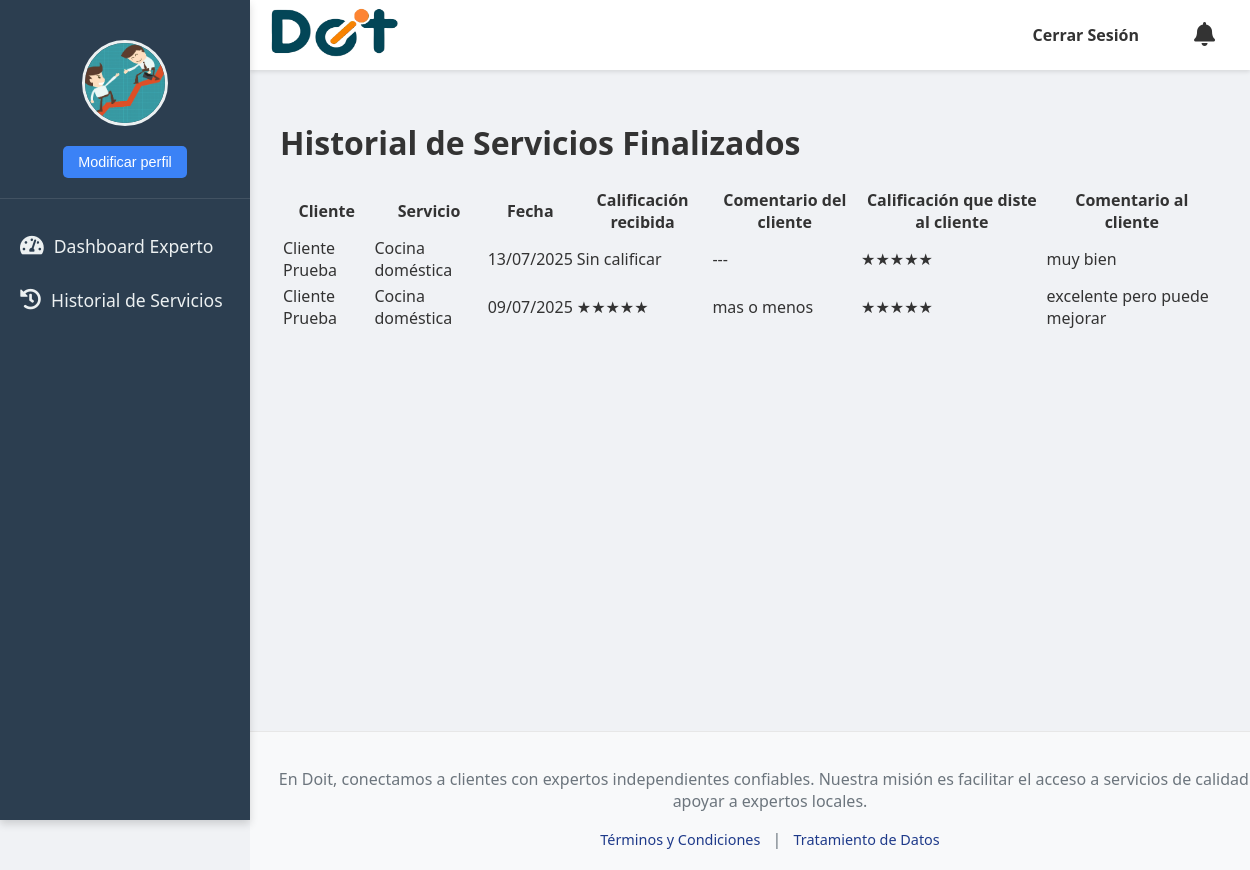
The page /experto/historial/ (signed in) on the database its author committed.
### doit_app/models.py (models this page shows, shortened)
class CustomUser(AbstractUser):
    tipo_usuario_choices = [
        ('cliente', 'Cliente'),
        ('experto', 'Experto'),
    ]
    genero = models.ForeignKey(Genero, on_delete=models.SET_NULL, null=True, blank=True, verbose_name="Género")
    tipo_usuario = models.CharField(max_length=20, choices=tipo_usuario_choices, default='cliente', verbose_name="Tipo de Usuario")
    nacionalidad = models.CharField(max_length=100, blank=True, null=True, verbose_name="Nacionalidad")
    numDoc = models.CharField(max_length=100, unique=True, blank=True, null=True, verbose_name="Número de Documento")
    telefono = models.CharField(max_length=20, blank=True, null=True, verbose_name="Teléfono")
    fechaNacimiento = models.DateField(blank=True, null=True, verbose_name="Fecha de Nacimiento")
    hojaVida = models.CharField(max_length=300, blank=True, null=True, verbose_name="Link Hoja de Vida (URL)")
    hojaVida_file = models.FileField(upload_to='hojas_de_vida/', blank=True, null=True, verbose_name="Archivo de Hoja de Vida")
    foto_perfil = models.ImageField(upload_to='perfil/', null=True, blank=True, verbose_name="Foto de Perfil")
    tipo_documento = models.ForeignKey(TipoDoc, on_delete=models.SET_NULL, null=True, blank=True, verbose_name="Tipo de Documento")
    especialidad = models.ManyToManyField(
        Servicios,
        blank=True,
        verbose_name="Servicios que ofrece el experto"
    )
    direccion = models.CharField(max_length=255, blank=True, null=True, verbose_name="Dirección de Residencia")
    barrio = models.CharField(max_length=100, blank=True, null=True, verbose_name="Barrio")
    class Meta:
        verbose_name = "Usuario Personalizado"
        verbose_name_plural = "Usuarios Personalizados"
        app_label = "doit_app"
    def is_usuario_normal(self):
        return self.tipo_usuario == 'cliente'
    def is_experto(self):
        return self.tipo_usuario == 'experto'

class Reserva(models.Model):
    Fecha = models.DateField(verbose_name="Fecha de Reserva")
    Hora = models.TimeField(verbose_name="Hora de Reserva")
    direccion = models.CharField(max_length=255, verbose_name="Dirección del Servicio")
    descripcion = models.TextField(verbose_name="Descripción del Servicio")
    detallesAdicionales = models.TextField(blank=True, null=True, verbose_name="Detalles Adicionales")
    ciudad = models.ForeignKey(Ciudad, on_delete=models.CASCADE, verbose_name="Ciudad del Servicio")
    pais = models.ForeignKey(Pais, on_delete=models.CASCADE, verbose_name="País del Servicio")
    metodoDePago = models.ForeignKey(
        Metodo,
        on_delete=models.SET_NULL,
        null=True,
        blank=True,
        verbose_name="Método de Pago Preferido"
    )
    idUsuario = models.ForeignKey(
        settings.AUTH_USER_MODEL,
        on_delete=models.CASCADE,
        related_name='reservas_realizadas',
        verbose_name="Cliente que Reserva"
    )
    idServicios = models.ForeignKey(Servicios, on_delete=models.CASCADE, verbose_name="Servicio Solicitado")
    idEstado = models.ForeignKey(
        Estado,
        on_delete=models.SET_DEFAULT,
        default=1,
        verbose_name="Estado de la Reserva"
    )
    experto_asignado = models.ForeignKey(
        settings.AUTH_USER_MODEL,
        on_delete=models.SET_NULL,
        null=True,
        blank=True,
        related_name='reservas_aceptadas',
        limit_choices_to={'tipo_usuario': 'experto'},
        verbose_name="Experto Asignado"
    )
    pago_ofrecido = models.DecimalField(
        max_digits=10,
        decimal_places=2,
        blank=True,
        null=True,
        verbose_name="Pago Ofrecido por el Cliente"
    )
    motivo_cancelacion = models.TextField(
        blank=True,
        null=True,
        verbose_name="Motivo de Cancelación"
    )
    servicio_iniciado = models.BooleanField(default=False, verbose_name="Servicio Iniciado")
    servicio_finalizado = models.BooleanField(default=False, verbose_name="Servicio Finalizado")
    comentario_durante_servicio = models.TextField(blank=True, null=True, verbose_name="Comentario del Experto")
    duracion_estimada = models.CharField(max_length=50, null=True, blank=True, verbose_name="duracion del servicio")
    comentario_cliente = models.TextField(blank=True, null=True, verbose_name="Comentario del Cliente")
    creado_en = models.DateTimeField(auto_now_add=True)
    actualizado_en = models.DateTimeField(auto_now=True)
    class Meta:
        verbose_name = "Reserva"
        verbose_name_plural = "Reservas"
        db_table = "Reserva"
        app_label = "doit_app"

class Servicios(models.Model):
    NombreServicio = models.CharField(max_length=50, verbose_name="Nombre del servicio")
    idCategorias = models.ForeignKey(Categorias, on_delete=models.CASCADE, verbose_name="Categoría del servicio")
    class Meta:
        verbose_name = "Servicio"
        verbose_name_plural = "Servicios"
        db_table = "Servicios"
        app_label = "doit_app"

class Calificaciones(models.Model):
    CALIFICADOR_CHOICES = [
        ("cliente_a_experto", "Cliente a Experto"),
        ("experto_a_cliente", "Experto a Cliente"),
    ]
    reserva = models.ForeignKey('Reserva', on_delete=models.CASCADE, verbose_name="Reserva calificada")
    calificado_por = models.ForeignKey(settings.AUTH_USER_MODEL, on_delete=models.CASCADE, related_name='calificaciones_realizadas', verbose_name="Usuario que califica")
    calificado_a = models.ForeignKey(settings.AUTH_USER_MODEL, on_delete=models.CASCADE, related_name='calificaciones_recibidas', verbose_name="Usuario calificado")
    tipo = models.CharField(max_length=20, choices=CALIFICADOR_CHOICES, verbose_name="Tipo de calificación")
    puntuacion = models.PositiveSmallIntegerField(verbose_name="Puntuación (1-5)")
    comentario = models.CharField(max_length=150, verbose_name="Comentario del servicio", blank=True, null=True)
    fecha = models.DateField(auto_now_add=True, verbose_name="Fecha del comentario")
    class Meta:
        verbose_name = "Calificación"
        verbose_name_plural = "Calificaciones"
        db_table = "Calificaciones"
        app_label = "doit_app"

### doit_app/views.py (the view)
# urls.py: path('experto/historial/', views.historial_experto, name='historial_experto'), # Renombrado para claridad
@login_required
@user_passes_test(is_experto, login_url=reverse_lazy('login'))
def historial_experto(request):
    from doit_app.models import Calificaciones
    reservas_finalizadas = Reserva.objects.filter(
        experto_asignado=request.user,
        servicio_finalizado=True
    ).order_by('-Fecha', '-Hora')
    historial = []
    for reserva in reservas_finalizadas:
        calif_cliente = Calificaciones.objects.filter(reserva=reserva, tipo='cliente_a_experto').first()
        calif_experto = Calificaciones.objects.filter(reserva=reserva, tipo='experto_a_cliente').first()
        historial.append({
            'reserva': reserva,
            'calif_cliente': calif_cliente,
            'calif_experto': calif_experto
        })
    return render(request, 'experto/historial_experto.html', {
        'historial': historial
    })

### doit_app/templates/experto/historial_experto.html (shortened to what this page needs)
{% extends "base.html" %}
{% load static %}
{% block content %}
<h1>Historial de Servicios Finalizados</h1>
<table class="table table-striped">
    <thead>
        <tr>
            <th>Cliente</th>
            <th>Servicio</th>
            <th>Fecha</th>
            <th>Calificación recibida</th>
            <th>Comentario del cliente</th>
            <th>Calificación que diste al cliente</th>
            <th>Comentario al cliente</th>
        </tr>
    </thead>
    <tbody>
        {% for item in historial %}
        <tr>
            <td>{{ item.reserva.idUsuario.get_full_name|default:item.reserva.idUsuario.username }}</td>
            <td>{{ item.reserva.idServicios.NombreServicio }}</td>
            <td>{{ item.reserva.Fecha|date:"d/m/Y" }}</td>
            <td>
                {% if item.calif_cliente %}
                    {% for i in "12345"|slice:":item.calif_cliente.puntuacion" %}<span class="star">★</span>{% endfor %}
                {% else %}
                    Sin calificar
                {% endif %}
            </td>
            <td>
                {% if item.calif_cliente and item.calif_cliente.comentario %}
                    {{ item.calif_cliente.comentario }}
                {% else %}
                    ---
                {% endif %}
            </td>
            <td>
                {% if item.calif_experto %}
                    {% for i in "12345"|slice:":item.calif_experto.puntuacion" %}<span class="star">★</span>{% endfor %}
                {% else %}
                    Sin calificar
                {% endif %}
            </td>
            <td>
                {% if item.calif_experto and item.calif_experto.comentario %}
                    {{ item.calif_experto.comentario }}
                {% else %}
                    ---
                {% endif %}
            </td>
        </tr>
        {% endfor %}
    </tbody>
</table>
{% endblock %}

### doit_app/templates/base.html (shortened to what this page needs)
<!DOCTYPE html>
<html lang="es">
{% load static %}
<head>
    <link rel="stylesheet" href="{% static 'css/styles.css' %}">
    <link rel="stylesheet" href="https://cdnjs.cloudflare.com/ajax/libs/font-awesome/5.15.4/css/all.min.css">
</head>
<body>
    {% if user.is_authenticated and not user.is_staff and not user.is_superuser %}
    <div id="sidebar">
        <div class="perfil-header">
            <div class="perfil-foto-container">
                {% if user.foto_perfil %}
                    <img src="{{ user.foto_perfil.url }}" alt="Foto de perfil de {{ user.username }}" class="perfil-foto">
                {% else %}
                    <img src="{% static 'images/default_profile.jpg' %}" alt="Foto de perfil por defecto" class="perfil-foto">
                {% endif %}
            </div>
            <div>
                <a href="{% url 'editar_perfil' %}">
                    <button class="modificar-perfil-btn">Modificar perfil</button>
                </a>
            </div>
        </div>
        <ul class="list-unstyled components">
            {% if user.is_authenticated and user.is_experto %}
                <li><a href="{% url 'dashboard_experto' %}"><i class="fas fa-tachometer-alt"></i> Dashboard Experto</a></li>
                <li><a href="{% url 'historial_experto' %}"><i class="fas fa-history"></i> Historial de Servicios</a></li>
            {% endif %}
        </ul>
    </div>
    {% endif %}
    <div id="content-wrapper">
        <header>
            <nav class="navbar navbar-light bg-light">
                <div class="logo">
                    {% if user.is_authenticated %}
                        {% if user.is_usuario_normal %}
                            <a href="{% url 'principal' %}">
                                <img src="{% static 'images/Doit_logo.png' %}" alt="Logo Doit" width="130">
                            </a>
                        {% elif user.is_experto %}
                            <a href="{% url 'dashboard_experto' %}">
                                <img src="{% static 'images/Doit_logo.png' %}" alt="Logo Doit" width="130">
                            </a>
                        {% elif user.is_superuser %}
                            <a href="{% url 'admin_principal' %}">
                                <img src="{% static 'images/Doit_logo.png' %}" alt="Logo Doit" width="130">
                            </a>
                        {% else %}
                             <a href="{% url 'home' %}">
                                <img src="{% static 'images/Doit_logo.png' %}" alt="Logo Doit" width="130">
                            </a>
                        {% endif %}
                    {% else %}
                        <a href="{% url 'home' %}">
                            <img src="{% static 'images/Doit_logo.png' %}" alt="Logo Doit" width="130">
                        </a>
                    {% endif %}
                </div>
                <ul class="nav-links">
                    {% if user.is_authenticated %}
                        <li><a href="{% url 'user_logout' %}">Cerrar Sesión</a></li>
                    {% else %}
                        <li><a href="{% url 'login' %}">Iniciar Sesión</a></li>
                        <li><a href="{% url 'registrarse' %}">Registrarse</a></li>
                    {% endif %}
                    <li style="position:relative;">
                        <a href="{% url 'notificaciones' %}" id="notificaciones-link" style="position:relative;">
                            <i class="fa fa-bell" style="font-size:1.5em;"></i>
                        </a>
                    </li>
                </ul>
            </nav>
        </header>
        <main>
            {% block content %}
            {% endblock %}
        </main>
        <footer>
            <p> En Doit, conectamos a clientes con expertos independientes confiables. Nuestra misión es facilitar el acceso a servicios de calidad y apoyar a expertos locales. </p>
            <div class="footer-links">
                <a href="{% url 'terminos_condiciones' %}">Términos y Condiciones</a> |
                <a href="{% url 'tratamiento_datos' %}">Tratamiento de Datos</a>
            </div>
        </footer>
    </div>
</body>
</html>

### rows shown on the page
CustomUser: foto_perfil (picture)
Reserva: reserva.idUsuario.get_full_name "Cliente Prueba", reserva.idServicios.NombreServicio "Cocina doméstica", reserva.Fecha "13/07/2025", shows "Sin calificar", calif_experto.comentario "muy bien"
Reserva: reserva.idUsuario.get_full_name "Cliente Prueba", reserva.idServicios.NombreServicio "Cocina doméstica", reserva.Fecha "09/07/2025", calif_cliente.comentario "mas o menos", calif_experto.comentario "excelente pero puede mejorar"
